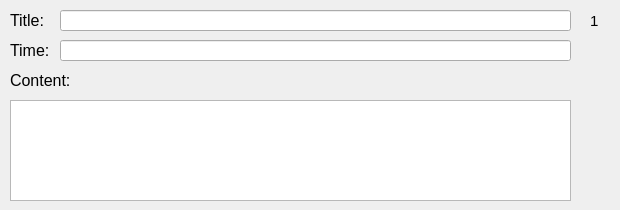
        <widget class="QWidget" name="Page1_2">
         <widget class="QLabel" name="label_44">
          <property name="geometry">
           <rect>
            <x>10</x>
            <y>10</y>
            <width>41</width>
            <height>21</height>
           </rect>
          </property>
          <property name="font">
           <font>
            <pointsize>12</pointsize>
           </font>
          </property>
          <property name="text">
           <string>Title:</string>
          </property>
         </widget>
         <widget class="QLabel" name="label_45">
          <property name="geometry">
           <rect>
            <x>10</x>
            <y>40</y>
            <width>41</width>
            <height>21</height>
           </rect>
          </property>
          <property name="font">
           <font>
            <pointsize>12</pointsize>
           </font>
          </property>
          <property name="text">
           <string>Time:</string>
          </property>
         </widget>
         <widget class="QLabel" name="label_46">
          <property name="geometry">
           <rect>
            <x>10</x>
            <y>70</y>
            <width>71</width>
            <height>21</height>
           </rect>
          </property>
          <property name="font">
           <font>
            <pointsize>12</pointsize>
           </font>
          </property>
          <property name="text">
           <string>Content:</string>
          </property>
         </widget>
         <widget class="QLineEdit" name="title_11">
          <property name="geometry">
           <rect>
            <x>60</x>
            <y>10</y>
            <width>511</width>
            <height>21</height>
           </rect>
          </property>
          <property name="font">
           <font>
            <pointsize>11</pointsize>
           </font>
          </property>
          <property name="readOnly">
           <bool>true</bool>
          </property>
         </widget>
         <widget class="QLineEdit" name="time_11">
          <property name="geometry">
           <rect>
            <x>60</x>
            <y>40</y>
            <width>511</width>
            <height>21</height>
           </rect>
          </property>
          <property name="font">
           <font>
            <pointsize>12</pointsize>
           </font>
          </property>
          <property name="text">
           <string/>
          </property>
          <property name="readOnly">
           <bool>false</bool>
          </property>
         </widget>
         <widget class="QLabel" name="label_47">
          <property name="geometry">
           <rect>
            <x>590</x>
            <y>10</y>
            <width>21</width>
            <height>21</height>
           </rect>
          </property>
          <property name="font">
           <font>
            <pointsize>11</pointsize>
           </font>
          </property>
          <property name="layoutDirection">
           <enum>Qt::LeftToRight</enum>
          </property>
          <property name="frameShape">
           <enum>QFrame::NoFrame</enum>
          </property>
          <property name="text">
           <string>1</string>
          </property>
         </widget>
         <widget class="QPlainTextEdit" name="plainTextEdit_11">
          <property name="geometry">
           <rect>
            <x>10</x>
            <y>100</y>
            <width>561</width>
            <height>101</height>
           </rect>
          </property>
          <property name="readOnly">
           <bool>false</bool>
          </property>
         </widget>
        </widget>
